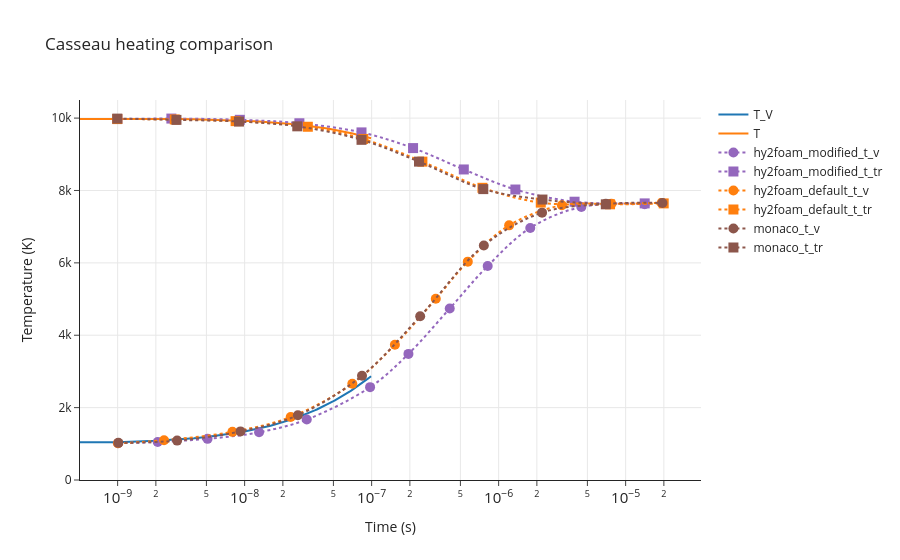
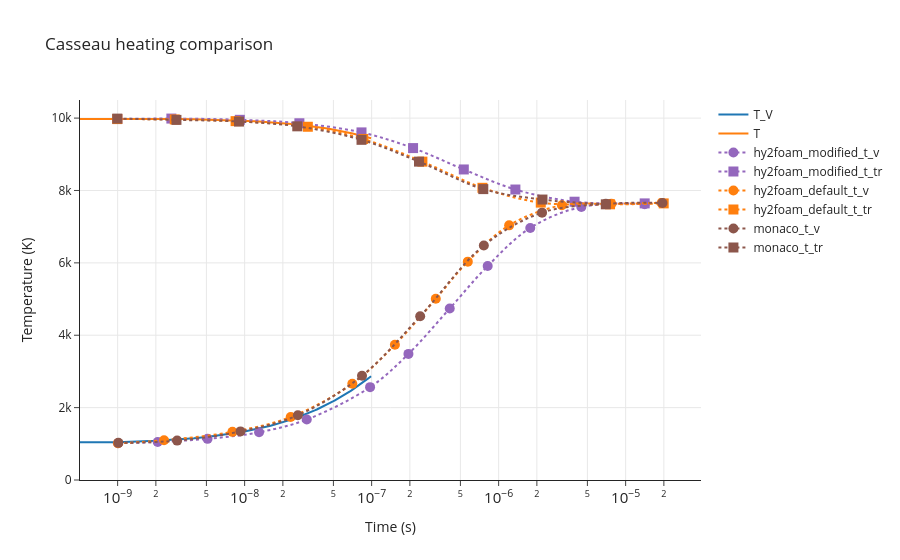

Source (notebook cell) for these figures, in order:
### Code cell
make_temperature_reference_plot(
    result=heating_result,
    reference_csv=RESULTS_DIR / "casseau_figure_3_1.csv",
    title="Casseau heating comparison",
    yaxis_range=[0, 10500],
)
